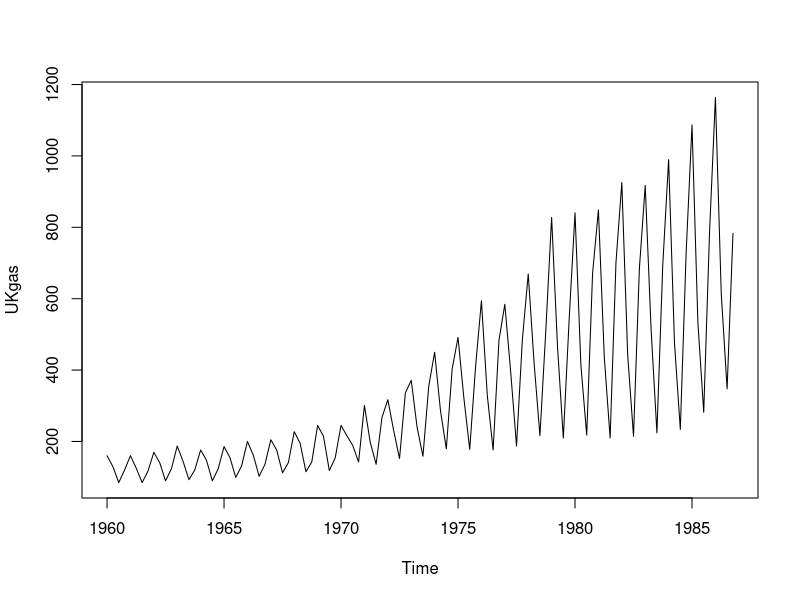
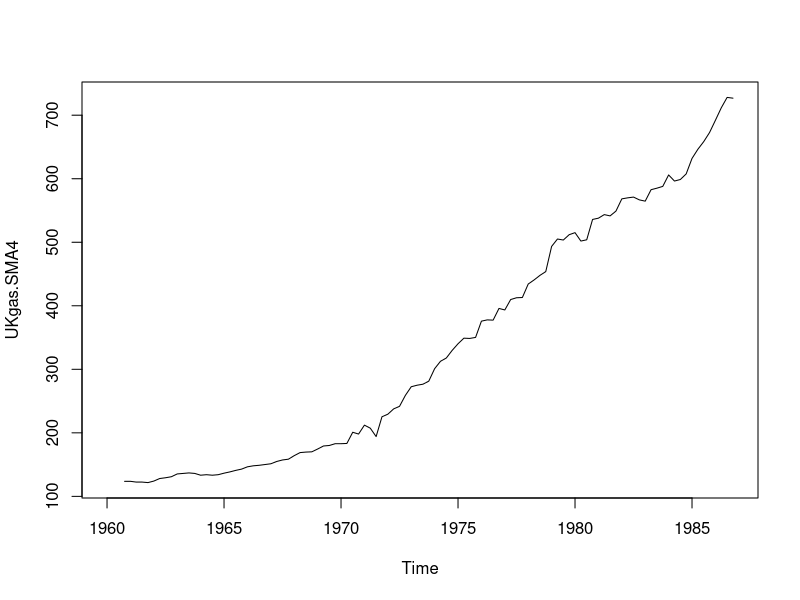
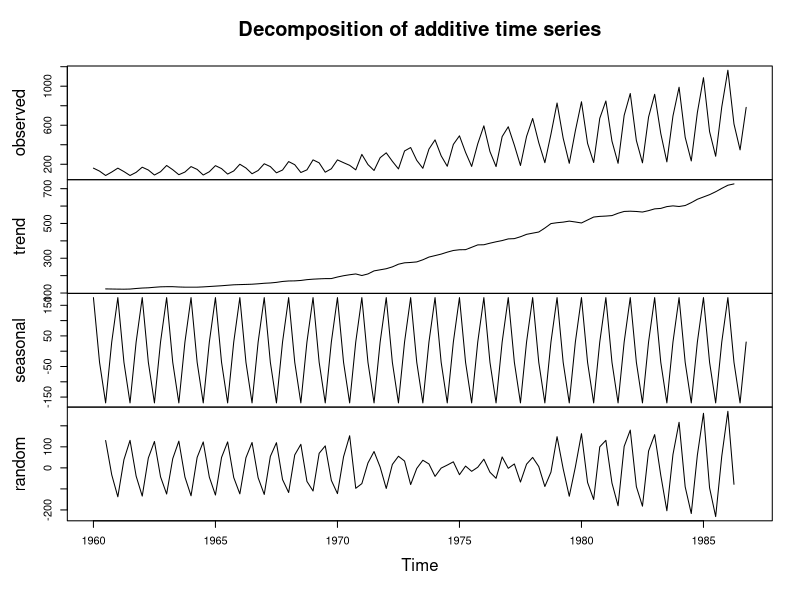
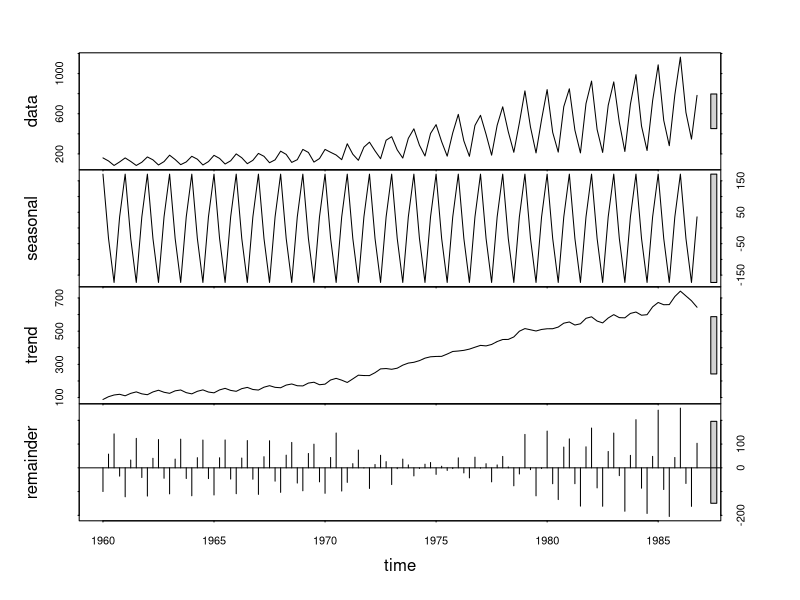

Recreate these plots in R, in order.
library(TTR)

data("UKgas")
plot(UKgas)

# 周期性の影響を消すために4期で移動平均
UKgas.SMA4 <- SMA(UKgas, n = 4)
summary(UKgas.SMA4)
plot(UKgas.SMA4)

# 周期性の分離1
UKgas.dec <- decompose(UKgas)
summary(UKgas.dec)
plot(UKgas.dec)

# 周期性の分離2
# 周期性を見るならこっちの方がよさそう
UKgas.stl <- stl(UKgas, s.window = "periodic")
summary(UKgas.stl)
plot(UKgas.stl)
